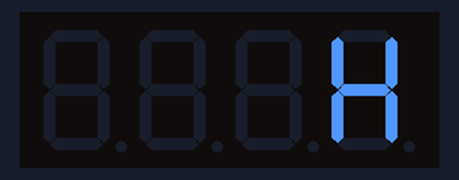
Recording of a sketch running on a simulated Arduino Uno, built with avr-gcc and run on an emulated ATmega328P. Shown: 4-digit seven-segment display.

Above: at 0.1 s.
At 1.1 s:
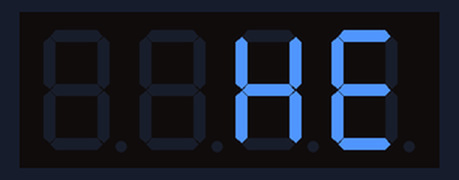
At 3.1 s:
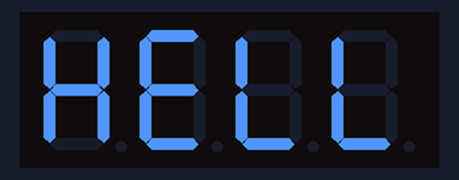
At 6.2 s:
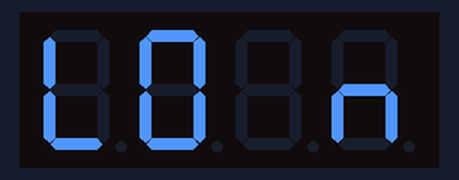
At 9.3 s:
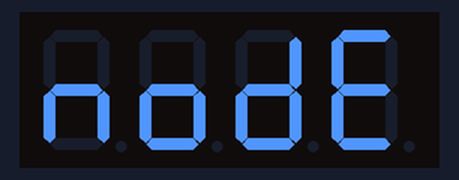
At 13.3 s:
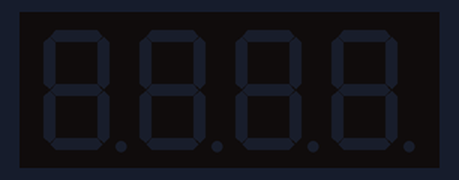

Measured:
- by itself, everything shown: repeats every 14.3 s, in 14 steps
- what the display in image 1 shows lasts 1.1 s, from 1.0 s to 2.1 s

The sketch:

lab1.ino
```cpp
#include <Arduino.h>
#include <TM1637Display.h>
#include <math.h>

// Module connection pins (Digital Pins)
#define CLK 2
#define DIO 3

/*
#define PAUSE2 2000
#define INTSTART 100
#define INTEND -100
*/


const uint8_t HELLO[] = {
  0x00,
  0x00,
  0x00,
  SEG_B | SEG_C | SEG_E| SEG_F | SEG_G,
  SEG_A | SEG_D | SEG_E| SEG_F | SEG_G,
  SEG_D | SEG_E | SEG_F,
  SEG_D | SEG_E | SEG_F,
  SEG_A | SEG_B | SEG_C | SEG_D | SEG_E | SEG_F,
  0x00,
  0x54,//d
  0x5c,//d
  0x5e,//d
  0x79,//f
  0x00,
  0x00,
  0x00,
  0x00
};

const uint8_t MINUS[] = {
  SEG_G
};

//const uint8_t SIGN[] = { SEG_G };

TM1637Display display(CLK, DIO);

void setup()
{
  display.setBrightness(0x0f);
}

void loop()
{

  int i,k;
  double f;

  /*
  // 1 задание
  for (i = 100; i >= -100; i-=20) {
    display.showNumberDec(i,false);
    delay(2000);
  }
  delay(3000);

  // 2 задание
  for (f = -3; f <= 3; f += 0.25) {
    display.clear();
    i = (int) (f*100);
    if (f >= 0) {
      display.showNumberDecEx(i, 0x80, true, 3, 1);
    }
    else {
      display.showNumberDecEx(i,0x40,false);
      if (f >= -1 && f < 0) {
        display.setSegments(MINUS,1,0);
        display.showNumberDecEx(-i, 0x80, true, 3,1);
      }
    }
    delay(1000);
  }
  delay(3000);
  */

  // 3 задание
  for (i = 0; ; i++) {
    i %= 14;
    display.setSegments(HELLO+i, 4, 0);
    delay(1000);
  }

}
```
